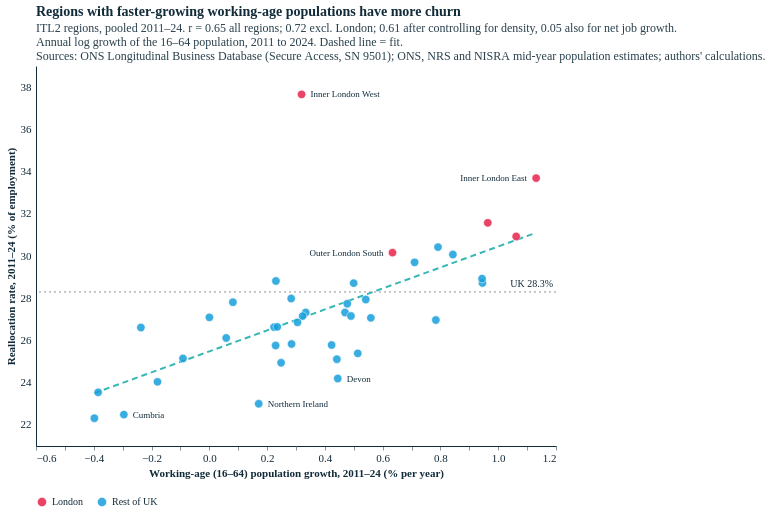

Notebook code for this chart:
### Code cell
sc_wa = scatter("wa_growth", "Working-age (16–64) population growth, 2011–24 (% per year)",
    "Regions with faster-growing working-age populations have more churn",
    [f"ITL2 regions, pooled 2011–24. r = {c.loc['Working-age growth', 'r all']:.2f} all regions; {c.loc['Working-age growth', 'r excl. London']:.2f} excl. London; "
     f"{c.loc['Working-age growth', 'partial | density']:.2f} after controlling for density, {c.loc['Working-age growth', 'partial | density + net growth']:.2f} also for net job growth.",
     "Annual log growth of the 16–64 population, 2011 to 2024. Dashed line = fit."], "reallocation_working_age_growth", xfmt=".2f", xpad=0.05, step=0.2)
sc_wa

### Figure 1 — Vega-Lite specification as saved in the notebook (floating-point values rounded to 4 significant figures)
{"config": {"background": "#fff", "font": "Circular Std", "text": {"color": "#122b39", "font": "Circular Std", "align": "left", "dx": 7, "dy": 0, "fontSize": 11}, "view": {"stroke": null, "continuousWidth": 350, "continuousHeight": 280, "discreteWidth": 400, "discreteHeight": 300}, "bar": {"color": "#179fdb"}, "line": {"color": "#e6224b"}, "rule": {"color": "#122b39"}, "point": {"filled": true, "size": 80, "color": "#e6224b", "opacity": 0.95}, "geoshape": {"stroke": "white", "strokeWidth": 0.3}, "axis": {"labelColor": "#122b39", "labelFontSize": 11, "labelFont": "Circular Std", "tickColor": "#122b39", "tickOpacity": 0.5, "domainColor": "#122b39", "domainOpacity": 1, "gridColor": "#122b39", "gridDash": [2, 2], "gridOpacity": 0.5, "title": null, "titleColor": "#122b39", "tickSize": 4, "grid": false, "domain": true}, "axisXDiscrete": {"grid": false, "labelAngle": 0, "tickCount": 10, "tickOpacity": 0.5, "title": null}, "axisYDiscrete": {"ticks": false, "labelPadding": 5, "grid": false}, "axisXTemporal": {"grid": false, "ticks": true}, "axisXQuantitative": {"grid": false}, "axisYQuantitative": {"gridColor": "#122b39", "gridDash": [1, 5], "gridOpacity": 0.5, "ticks": false, "labelPadding": 5, "tickCount": 8, "grid": false}, "title": {"color": "#122b39", "subtitleColor": "#122b39E6", "font": "Circular Std", "subtitleFont": "Circular Std", "anchor": "start", "frame": "group", "fontSize": 14, "subtitleFontSize": 12, "subtitlePadding": 4, "offset": 0}, "legend": {"titleColor": "#122b39", "labelColor": "#122b39"}}, "layer": [{"data": {"name": "data-d431e7b973d512b772c5f096a23f3eac"}, "mark": {"type": "rule", "color": "#122b39", "opacity": 0.5, "strokeDash": [2, 3]}, "encoding": {"y": {"field": "v", "scale": {"domain": [21.0, 39.0], "nice": false, "zero": false}, "type": "quantitative"}}}, {"data": {"name": "data-ebdabed4c732dbb52d60f8261efb4552"}, "mark": {"type": "text", "align": "right", "baseline": "bottom", "color": "#122b39", "dx": -3, "dy": -3, "fontSize": 10}, "encoding": {"text": {"value": "UK 28.3%"}, "x": {"field": "x", "scale": {"domain": [-0.6, 1.2], "nice": false, "zero": false}, "type": "quantitative"}, "y": {"field": "y", "scale": {"domain": [21.0, 39.0], "nice": false, "zero": false}, "type": "quantitative"}}}, {"data": {"name": "data-4277dc5ebbd370499fe2ea07c62d7ba0"}, "mark": {"type": "line", "color": "#36b7b4", "strokeDash": [6, 4], "strokeWidth": 2}, "encoding": {"x": {"field": "x", "scale": {"domain": [-0.6, 1.2], "nice": false, "zero": false}, "type": "quantitative"}, "y": {"field": "y", "scale": {"domain": [21.0, 39.0], "nice": false, "zero": false}, "type": "quantitative"}}}, {"data": {"name": "data-9a238fcae539efcbf0242a9037a32c1f"}, "mark": {"type": "circle", "opacity": 0.85, "size": 70, "stroke": "white", "strokeWidth": 0.6}, "encoding": {"color": {"field": "group", "legend": {"orient": "bottom", "title": null}, "scale": {"domain": ["London", "Rest of UK"], "range": ["#e6224b", "#179fdb"]}, "type": "nominal"}, "tooltip": [{"field": "itl2_name", "title": "Region", "type": "nominal"}, {"field": "wa_growth", "format": ".2f", "title": "Working-age (16–64) population growth, 2011–24 (% per year)", "type": "quantitative"}, {"field": "realloc", "format": ".1f", "title": "Reallocation (%)", "type": "quantitative"}], "x": {"field": "wa_growth", "scale": {"domain": [-0.6, 1.2], "nice": false, "zero": false}, "title": "Working-age (16–64) population growth, 2011–24 (% per year)", "type": "quantitative"}, "y": {"field": "realloc", "scale": {"domain": [21.0, 39.0], "nice": false, "zero": false}, "title": "Reallocation rate, 2011–24 (% of employment)", "type": "quantitative"}}}, {"data": {"name": "data-649f9758e6ecf3df140fb3530478aae9"}, "mark": {"type": "text", "align": "left", "color": "#122b39", "dx": 9.0, "fontSize": 9}, "encoding": {"text": {"field": "short", "type": "nominal"}, "x": {"field": "wa_growth", "scale": {"domain": [-0.6, 1.2], "nice": false, "zero": false}, "type": "quantitative"}, "y": {"field": "realloc", "scale": {"domain": [21.0, 39.0], "nice": false, "zero": false}, "type": "quantitative"}}}, {"data": {"name": "data-a0edee80dcef33e01139578496db1e95"}, "mark": {"type": "text", "align": "right", "color": "#122b39", "dx": -9.0, "fontSize": 9}, "encoding": {"text": {"field": "short", "type": "nominal"}, "x": {"field": "wa_growth", "scale": {"domain": [-0.6, 1.2], "nice": false, "zero": false}, "type": "quantitative"}, "y": {"field": "realloc", "scale": {"domain": [21.0, 39.0], "nice": false, "zero": false}, "type": "quantitative"}}}, {"data": {"name": "data-6b35f4d7d773c90456e4443f037c1e2d"}, "mark": {"type": "text", "align": "right", "color": "#122b39", "dx": -9.0, "fontSize": 9}, "encoding": {"text": {"field": "short", "type": "nominal"}, "x": {"field": "wa_growth", "scale": {"domain": [-0.6, 1.2], "nice": false, "zero": false}, "type": "quantitative"}, "y": {"field": "realloc", "scale": {"domain": [21.0, 39.0], "nice": false, "zero": false}, "type": "quantitative"}}}, {"data": {"name": "data-458747d015c6aa5f43273533071e15eb"}, "mark": {"type": "text", "align": "left", "color": "#122b39", "dx": 9.0, "fontSize": 9}, "encoding": {"text": {"field": "short", "type": "nominal"}, "x": {"field": "wa_growth", "scale": {"domain": [-0.6, 1.2], "nice": false, "zero": false}, "type": "quantitative"}, "y": {"field": "realloc", "scale": {"domain": [21.0, 39.0], "nice": false, "zero": false}, "type": "quantitative"}}}, {"data": {"name": "data-fddfaae7bbefd7294b74a5dba6f24591"}, "mark": {"type": "text", "align": "left", "color": "#122b39", "dx": 9.0, "fontSize": 9}, "encoding": {"text": {"field": "short", "type": "nominal"}, "x": {"field": "wa_growth", "scale": {"domain": [-0.6, 1.2], "nice": false, "zero": false}, "type": "quantitative"}, "y": {"field": "realloc", "scale": {"domain": [21.0, 39.0], "nice": false, "zero": false}, "type": "quantitative"}}}, {"data": {"name": "data-34db0118a15de37c4210ea3f21a016b1"}, "mark": {"type": "text", "align": "left", "color": "#122b39", "dx": 9.0, "fontSize": 9}, "encoding": {"text": {"field": "short", "type": "nominal"}, "x": {"field": "wa_growth", "scale": {"domain": [-0.6, 1.2], "nice": false, "zero": false}, "type": "quantitative"}, "y": {"field": "realloc", "scale": {"domain": [21.0, 39.0], "nice": false, "zero": false}, "type": "quantitative"}}}], "height": 380, "title": {"text": "Regions with faster-growing working-age populations have more churn", "subtitle": ["ITL2 regions, pooled 2011–24. r = 0.65 all regions; 0.72 excl. London; 0.61 after controlling for density, 0.05 also for net job growth.", "Annual log growth of the 16–64 population, 2011 to 2024. Dashed line = fit.", "Sources: ONS Longitudinal Business Database (Secure Access, SN 9501); ONS, NRS and NISRA mid-year population estimates; authors' calculations."]}, "width": 520, "$schema": "https://vega.github.io/schema/vega-lite/v5.20.1.json", "datasets": {"data-d431e7b973d512b772c5f096a23f3eac": [{"v": 28.3}], "data-ebdabed4c732dbb52d60f8261efb4552": [{"x": 1.2, "y": 28.3}], "data-4277dc5ebbd370499fe2ea07c62d7ba0": [{"x": -0.3979, "y": 23.5}, {"x": 1.131, "y": 31.1}], "data-9a238fcae539efcbf0242a9037a32c1f": [{"itl2_code": "TLC1", "realloc": 27.81, "net": 0.6537, "entry_exit": 6.829, "incumbent": 20.98, "excess": 27.16, "share_65_plus": 19.57, "share_25_49": 30.78, "median_age": 42.24, "wa_growth": 0.0816, "ageing": 0.9769, "log_pwd": 7.979, "itl2_name": "Tees Valley and Durham", "group": "Rest of UK", "d_realloc": 0.309}, {"itl2_code": "TLC2", "realloc": 26.12, "net": 0.6103, "entry_exit": 5.697, "incumbent": 20.42, "excess": 25.51, "share_65_plus": 19.58, "share_25_49": 31.44, "median_age": 41.95, "wa_growth": 0.05836, "ageing": 0.7424, "log_pwd": 8.238, "itl2_name": "Northumberland, and Tyne and Wear", "group": "Rest of UK", "d_realloc": -4.407}, {"itl2_code": "TLD1", "realloc": 22.49, "net": 0.4467, "entry_exit": 5.106, "incumbent": 17.38, "excess": 22.04, "share_65_plus": 23.43, "share_25_49": 29.11, "median_age": 46.82, "wa_growth": -0.2959, "ageing": 3.041, "log_pwd": 7.533, "itl2_name": "Cumbria", "group": "Rest of UK", "d_realloc": -1.005}, {"itl2_code": "TLD3", "realloc": 29.7, "net": 1.523, "entry_exit": 7.346, "incumbent": 22.35, "excess": 28.18, "share_65_plus": 15.59, "share_25_49": 34.69, "median_age": 37.36, "wa_growth": 0.7105, "ageing": -0.1149, "log_pwd": 8.489, "itl2_name": "Greater Manchester", "group": "Rest of UK", "d_realloc": -1.657}, {"itl2_code": "TLD4", "realloc": 25.78, "net": 0.5856, "entry_exit": 6.351, "incumbent": 19.43, "excess": 25.2, "share_65_plus": 19.58, "share_25_49": 31.02, "median_age": 41.86, "wa_growth": 0.4233, "ageing": 0.815, "log_pwd": 8.155, "itl2_name": "Lancashire", "group": "Rest of UK", "d_realloc": -0.7976}, {"itl2_code": "TLD6", "realloc": 28.71, "net": 1.256, "entry_exit": 6.746, "incumbent": 21.97, "excess": 27.46, "share_65_plus": 20.55, "share_25_49": 31.6, "median_age": 43.74, "wa_growth": 0.4996, "ageing": 1.417, "log_pwd": 7.922, "itl2_name": "Cheshire", "group": "Rest of UK", "d_realloc": 0.01748}, {"itl2_code": "TLD7", "realloc": 28.82, "net": 1.083, "entry_exit": 6.367, "incumbent": 22.45, "excess": 27.73, "share_65_plus": 18.68, "share_25_49": 31.96, "median_age": 40.85, "wa_growth": 0.2305, "ageing": -0.0068, "log_pwd": 8.471, "itl2_name": "Merseyside", "group": "Rest of UK", "d_realloc": 0.4491}, {"itl2_code": "TLE1", "realloc": 25.15, "net": 0.5502, "entry_exit": 5.868, "incumbent": 19.28, "excess": 24.6, "share_65_plus": 20.58, "share_25_49": 30.89, "median_age": 43.09, "wa_growth": -0.0912, "ageing": 1.795, "log_pwd": 8.076, "itl2_name": "East Yorkshire and Northern Lincolnshire", "group": "Rest of UK", "d_realloc": -0.2258}, {"itl2_code": "TLE2", "realloc": 27.09, "net": 0.8567, "entry_exit": 6.313, "incumbent": 20.78, "excess": 26.24, "share_65_plus": 22.5, "share_25_49": 29.33, "median_age": 45.19, "wa_growth": 0.0002586, "ageing": 2.849, "log_pwd": 7.666, "itl2_name": "North Yorkshire", "group": "Rest of UK", "d_realloc": -0.022}, {"itl2_code": "TLE3", "realloc": 27.99, "net": 0.6184, "entry_exit": 6.061, "incumbent": 21.92, "excess": 27.37, "share_65_plus": 17.99, "share_25_49": 32.48, "median_age": 39.74, "wa_growth": 0.2834, "ageing": 0.1361, "log_pwd": 8.152, "itl2_name": "South Yorkshire", "group": "Rest of UK", "d_realloc": -1.053}, {"itl2_code": "TLE4", "realloc": 27.32, "net": 0.999, "entry_exit": 6.464, "incumbent": 20.86, "excess": 26.32, "share_65_plus": 16.27, "share_25_49": 33.59, "median_age": 38.02, "wa_growth": 0.4697, "ageing": 0.8112, "log_pwd": 8.286, "itl2_name": "West Yorkshire", "group": "Rest of UK", "d_realloc": -0.7954}, {"itl2_code": "TLF1", "realloc": 27.32, "net": 0.8044, "entry_exit": 6.086, "incumbent": 21.24, "excess": 26.52, "share_65_plus": 18.95, "share_25_49": 31.91, "median_age": 41.38, "wa_growth": 0.3336, "ageing": 0.8016, "log_pwd": 8.098, "itl2_name": "Derbyshire and Nottinghamshire", "group": "Rest of UK", "d_realloc": -0.6204}, {"itl2_code": "TLF2", "realloc": 28.72, "net": 1.244, "entry_exit": 7.256, "incumbent": 21.47, "excess": 27.48, "share_65_plus": 17.35, "share_25_49": 33.04, "median_age": 39.8, "wa_growth": 0.9454, "ageing": 0.6098, "log_pwd": 8.234, "itl2_name": "Leicestershire, Rutland and Northamptonshire", "group": "Rest of UK", "d_realloc": 2.533}, {"itl2_code": "TLF3", "realloc": 25.11, "net": 0.5772, "entry_exit": 6.073, "incumbent": 19.04, "excess": 24.53, "share_65_plus": 22.91, "share_25_49": 29.33, "median_age": 45.14, "wa_growth": 0.4415, "ageing": 1.621, "log_pwd": 7.499, "itl2_name": "Lincolnshire", "group": "Rest of UK", "d_realloc": -1.98}, {"itl2_code": "TLG1", "realloc": 27.74, "net": 1.128, "entry_exit": 7.882, "incumbent": 19.86, "excess": 26.61, "share_65_plus": 21.54, "share_25_49": 30.95, "median_age": 44.09, "wa_growth": 0.4775, "ageing": 1.339, "log_pwd": 7.781, "itl2_name": "Herefordshire, Worcestershire and Warwickshire", "group": "Rest of UK", "d_realloc": 1.453}, {"itl2_code": "TLG2", "realloc": 26.63, "net": 0.8319, "entry_exit": 6.192, "incumbent": 20.44, "excess": 25.8, "share_65_plus": 20.63, "share_25_49": 31.08, "median_age": 43.24, "wa_growth": 0.224, "ageing": 1.522, "log_pwd": 7.852, "itl2_name": "Shropshire and Staffordshire", "group": "Rest of UK", "d_realloc": -1.822}, {"itl2_code": "TLG3", "realloc": 30.42, "net": 1.249, "entry_exit": 7.246, "incumbent": 23.18, "excess": 29.17, "share_65_plus": 15.52, "share_25_49": 33.73, "median_age": 36.46, "wa_growth": 0.7916, "ageing": 0.261, "log_pwd": 8.585, "itl2_name": "West Midlands", "group": "Rest of UK", "d_realloc": 0.1225}, {"itl2_code": "TLH1", "realloc": 25.39, "net": 1.095, "entry_exit": 5.927, "incumbent": 19.46, "excess": 24.29, "share_65_plus": 21.18, "share_25_49": 31.54, "median_age": 42.76, "wa_growth": 0.5137, "ageing": 1.506, "log_pwd": 7.759, "itl2_name": "East Anglia", "group": "Rest of UK", "d_realloc": -0.3041}, {"itl2_code": "TLH2", "realloc": 30.07, "net": 1.407, "entry_exit": 8.311, "incumbent": 21.76, "excess": 28.66, "share_65_plus": 16.27, "share_25_49": 34.78, "median_age": 39.39, "wa_growth": 0.843, "ageing": 0.941, "log_pwd": 8.269, "itl2_name": "Bedfordshire and Hertfordshire", "group": "Rest of UK", "d_realloc": -1.313}, {"itl2_code": "TLH3", "realloc": 27.94, "net": 0.7254, "entry_exit": 7.393, "incumbent": 20.55, "excess": 27.22, "share_65_plus": 19.48, "share_25_49": 32.39, "median_age": 41.82, "wa_growth": 0.5415, "ageing": 0.5341, "log_pwd": 8.139, "itl2_name": "Essex", "group": "Rest of UK", "d_realloc": -3.228}, {"itl2_code": "TLI3", "realloc": 37.65, "net": 2.851, "entry_exit": 10.76, "incumbent": 26.89, "excess": 34.8, "share_65_plus": 10.96, "share_25_49": 45.96, "median_age": 34.32, "wa_growth": 0.3193, "ageing": 0.9377, "log_pwd": 9.573, "itl2_name": "Inner London - West", "group": "London", "d_realloc": -1.2}, {"itl2_code": "TLI4", "realloc": 33.69, "net": 2.784, "entry_exit": 8.954, "incumbent": 24.74, "excess": 30.91, "share_65_plus": 8.02, "share_25_49": 46.57, "median_age": 32.56, "wa_growth": 1.131, "ageing": 1.792, "log_pwd": 9.603, "itl2_name": "Inner London - East", "group": "London", "d_realloc": -1.159}, {"itl2_code": "TLI5", "realloc": 30.93, "net": 1.9, "entry_exit": 9.682, "incumbent": 21.24, "excess": 29.03, "share_65_plus": 12.78, "share_25_49": 37.95, "median_age": 35.91, "wa_growth": 1.062, "ageing": 1.882, "log_pwd": 9.017, "itl2_name": "Outer London - East and North East", "group": "London", "d_realloc": -1.311}, {"itl2_code": "TLI6", "realloc": 30.16, "net": 0.8021, "entry_exit": 8.78, "incumbent": 21.38, "excess": 29.36, "share_65_plus": 14.5, "share_25_49": 37.61, "median_age": 38.22, "wa_growth": 0.634, "ageing": 2.245, "log_pwd": 8.836, "itl2_name": "Outer London - South", "group": "London", "d_realloc": -2.06}, {"itl2_code": "TLI7", "realloc": 31.57, "net": 1.539, "entry_exit": 9.225, "incumbent": 22.35, "excess": 30.03, "share_65_plus": 12.9, "share_25_49": 39.15, "median_age": 36.36, "wa_growth": 0.9638, "ageing": 2.634, "log_pwd": 8.968, "itl2_name": "Outer London - West and North West", "group": "London", "d_realloc": -0.9492}, {"itl2_code": "TLJ1", "realloc": 28.93, "net": 1.351, "entry_exit": 7.17, "incumbent": 21.76, "excess": 27.58, "share_65_plus": 16.15, "share_25_49": 34.92, "median_age": 39.24, "wa_growth": 0.944, "ageing": 1.537, "log_pwd": 8.11, "itl2_name": "Berkshire, Buckinghamshire and Oxfordshire", "group": "Rest of UK", "d_realloc": -1.846}, {"itl2_code": "TLJ2", "realloc": 27.16, "net": 0.7531, "entry_exit": 7.211, "incumbent": 19.95, "excess": 26.4, "share_65_plus": 20.52, "share_25_49": 31.81, "median_age": 43.06, "wa_growth": 0.4902, "ageing": 1.621, "log_pwd": 8.181, "itl2_name": "Surrey, East and West Sussex", "group": "Rest of UK", "d_realloc": -1.324}, {"itl2_code": "TLJ3", "realloc": 27.15, "net": 0.5221, "entry_exit": 6.368, "incumbent": 20.78, "excess": 26.63, "share_65_plus": 19.82, "share_25_49": 31.82, "median_age": 41.87, "wa_growth": 0.323, "ageing": 1.715, "log_pwd": 8.276, "itl2_name": "Hampshire and Isle of Wight", "group": "Rest of UK", "d_realloc": -0.4575}, {"itl2_code": "TLJ4", "realloc": 27.07, "net": 0.9692, "entry_exit": 6.738, "incumbent": 20.33, "excess": 26.1, "share_65_plus": 19.2, "share_25_49": 31.86, "median_age": 41.45, "wa_growth": 0.5592, "ageing": 0.9674, "log_pwd": 8.156, "itl2_name": "Kent", "group": "Rest of UK", "d_realloc": -1.089}, {"itl2_code": "TLK1", "realloc": 26.97, "net": 0.9488, "entry_exit": 5.914, "incumbent": 21.05, "excess": 26.02, "share_65_plus": 18.73, "share_25_49": 32.98, "median_age": 40.77, "wa_growth": 0.7841, "ageing": 0.4889, "log_pwd": 8.187, "itl2_name": "Gloucestershire, Wiltshire and Bath/Bristol area", "group": "Rest of UK", "d_realloc": -1.487}, {"itl2_code": "TLK2", "realloc": 24.94, "net": 0.5716, "entry_exit": 6.045, "incumbent": 18.9, "excess": 24.37, "share_65_plus": 24.36, "share_25_49": 28.9, "median_age": 46.1, "wa_growth": 0.2484, "ageing": 2.476, "log_pwd": 7.938, "itl2_name": "Dorset and Somerset", "group": "Rest of UK", "d_realloc": 0.09294}, {"itl2_code": "TLK3", "realloc": 26.64, "net": 1.108, "entry_exit": 6.611, "incumbent": 20.03, "excess": 25.54, "share_65_plus": 24.43, "share_25_49": 28.13, "median_age": 46.82, "wa_growth": 0.2354, "ageing": 2.831, "log_pwd": 7.38, "itl2_name": "Cornwall and Isles of Scilly", "group": "Rest of UK", "d_realloc": 1.157}, {"itl2_code": "TLK4", "realloc": 24.19, "net": 0.5051, "entry_exit": 5.967, "incumbent": 18.23, "excess": 23.69, "share_65_plus": 23.58, "share_25_49": 28.68, "median_age": 45.39, "wa_growth": 0.4445, "ageing": 1.655, "log_pwd": 8.0, "itl2_name": "Devon", "group": "Rest of UK", "d_realloc": -0.4632}, {"itl2_code": "TLL1", "realloc": 24.04, "net": 0.5282, "entry_exit": 5.663, "incumbent": 18.38, "excess": 23.51, "share_65_plus": 21.5, "share_25_49": 29.87, "median_age": 43.6, "wa_growth": -0.1794, "ageing": 1.858, "log_pwd": 7.444, "itl2_name": "West Wales and The Valleys", "group": "Rest of UK", "d_realloc": 0.2969}, {"itl2_code": "TLL2", "realloc": 25.83, "net": 0.8491, "entry_exit": 5.44, "incumbent": 20.39, "excess": 24.98, "share_65_plus": 19.01, "share_25_49": 31.86, "median_age": 40.82, "wa_growth": 0.2847, "ageing": 1.083, "log_pwd": 8.088, "itl2_name": "East Wales", "group": "Rest of UK", "d_realloc": 0.2632}, {"itl2_code": "TLM5", "realloc": 26.61, "net": -0.164, "entry_exit": 5.582, "incumbent": 21.03, "excess": 26.45, "share_65_plus": 17.69, "share_25_49": 33.96, "median_age": 41.04, "wa_growth": -0.2369, "ageing": 2.497, "log_pwd": 8.084, "itl2_name": "North Eastern Scotland", "group": "Rest of UK", "d_realloc": -1.049}, {"itl2_code": "TLM6", "realloc": 22.32, "net": 0.1907, "entry_exit": 4.937, "incumbent": 17.38, "excess": 22.13, "share_65_plus": 22.47, "share_25_49": 29.43, "median_age": 46.62, "wa_growth": -0.3979, "ageing": 4.378, "log_pwd": 7.341, "itl2_name": "Highlands and Islands", "group": "Rest of UK", "d_realloc": 0.9535}, {"itl2_code": "TLM7", "realloc": 25.76, "net": 0.7032, "entry_exit": 5.337, "incumbent": 20.43, "excess": 25.06, "share_65_plus": 18.57, "share_25_49": 32.96, "median_age": 41.58, "wa_growth": 0.2295, "ageing": 1.486, "log_pwd": 8.392, "itl2_name": "Eastern Scotland", "group": "Rest of UK", "d_realloc": -4.105}, {"itl2_code": "TLM8", "realloc": 26.86, "net": 0.5599, "entry_exit": 5.502, "incumbent": 21.36, "excess": 26.3, "share_65_plus": 16.84, "share_25_49": 34.26, "median_age": 40.3, "wa_growth": 0.3052, "ageing": 0.3113, "log_pwd": 8.56, "itl2_name": "West Central Scotland", "group": "Rest of UK", "d_realloc": -0.3322}, {"itl2_code": "TLM9", "realloc": 23.54, "net": 0.06628, "entry_exit": 5.222, "incumbent": 18.32, "excess": 23.48, "share_65_plus": 21.93, "share_25_49": 29.58, "median_age": 46.09, "wa_growth": -0.3848, "ageing": 3.399, "log_pwd": 7.977, "itl2_name": "Southern Scotland", "group": "Rest of UK", "d_realloc": -0.8474}, {"itl2_code": "TLN0", "realloc": 23.0, "net": 0.3307, "entry_exit": 4.832, "incumbent": 18.17, "excess": 22.67, "share_65_plus": 16.4, "share_25_49": 33.06, "median_age": 38.88, "wa_growth": 0.1709, "ageing": 2.959, "log_pwd": 8.019, "itl2_name": "Northern Ireland", "group": "Rest of UK", "d_realloc": -4.86}], "data-649f9758e6ecf3df140fb3530478aae9": [{"itl2_code": "TLI3", "realloc": 37.65, "net": 2.851, "entry_exit": 10.76, "incumbent": 26.89, "excess": 34.8, "share_65_plus": 10.96, "share_25_49": 45.96, "median_age": 34.32, "wa_growth": 0.3193, "ageing": 0.9377, "log_pwd": 9.573, "itl2_name": "Inner London - West", "group": "London", "d_realloc": -1.2, "px": 265.6, "py": 28.4, "short": "Inner London West", "rad": 4.0, "prio": 13.48, "align": "left", "dx": 9.0}], "data-a0edee80dcef33e01139578496db1e95": [{"itl2_code": "TLI4", "realloc": 33.69, "net": 2.784, "entry_exit": 8.954, "incumbent": 24.74, "excess": 30.91, "share_65_plus": 8.02, "share_25_49": 46.57, "median_age": 32.56, "wa_growth": 1.131, "ageing": 1.792, "log_pwd": 9.603, "itl2_name": "Inner London - East", "group": "London", "d_realloc": -1.159, "px": 500.1, "py": 112.1, "short": "Inner London East", "rad": 4.0, "prio": 12.9, "align": "right", "dx": -9.0}], "data-6b35f4d7d773c90456e4443f037c1e2d": [{"itl2_code": "TLI6", "realloc": 30.16, "net": 0.8021, "entry_exit": 8.78, "incumbent": 21.38, "excess": 29.36, "share_65_plus": 14.5, "share_25_49": 37.61, "median_age": 38.22, "wa_growth": 0.634, "ageing": 2.245, "log_pwd": 8.836, "itl2_name": "Outer London - South", "group": "London", "d_realloc": -2.06, "px": 356.5, "py": 186.6, "short": "Outer London South", "rad": 4.0, "prio": 11.16, "align": "right", "dx": -9.0}], "data-458747d015c6aa5f43273533071e15eb": [{"itl2_code": "TLD1", "realloc": 22.49, "net": 0.4467, "entry_exit": 5.106, "incumbent": 17.38, "excess": 22.04, "share_65_plus": 23.43, "share_25_49": 29.11, "median_age": 46.82, "wa_growth": -0.2959, "ageing": 3.041, "log_pwd": 7.533, "itl2_name": "Cumbria", "group": "Rest of UK", "d_realloc": -1.005, "px": 87.85, "py": 348.6, "short": "Cumbria", "rad": 4.0, "prio": 2.395, "align": "left", "dx": 9.0}], "data-fddfaae7bbefd7294b74a5dba6f24591": [{"itl2_code": "TLN0", "realloc": 23.0, "net": 0.3307, "entry_exit": 4.832, "incumbent": 18.17, "excess": 22.67, "share_65_plus": 16.4, "share_25_49": 33.06, "median_age": 38.88, "wa_growth": 0.1709, "ageing": 2.959, "log_pwd": 8.019, "itl2_name": "Northern Ireland", "group": "Rest of UK", "d_realloc": -4.86, "px": 222.7, "py": 337.7, "short": "Northern Ireland", "rad": 4.0, "prio": 1.562, "align": "left", "dx": 9.0}], "data-34db0118a15de37c4210ea3f21a016b1": [{"itl2_code": "TLK4", "realloc": 24.19, "net": 0.5051, "entry_exit": 5.967, "incumbent": 18.23, "excess": 23.69, "share_65_plus": 23.58, "share_25_49": 28.68, "median_age": 45.39, "wa_growth": 0.4445, "ageing": 1.655, "log_pwd": 8.0, "itl2_name": "Devon", "group": "Rest of UK", "d_realloc": -0.4632, "px": 301.8, "py": 312.6, "short": "Devon", "rad": 4.0, "prio": 1.081, "align": "left", "dx": 9.0}]}}
